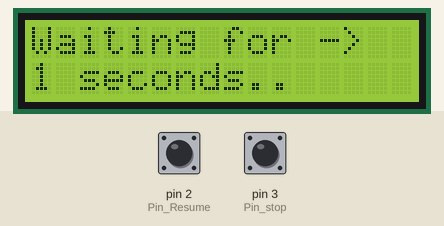
This sketch was run on a simulated Arduino Uno, built with avr-gcc and run on an emulated ATmega328P. On the bench: 16×2 character LCD. The inputs (shaded band) are chosen by the test bench; at power-on: pin 3 (Pin_stop) HIGH, pin 2 (Pin_Resume) HIGH. What the sketch prints to the serial monitor is not drawn.

Above: at 1.6 s.
1.7 s: pin 3 (Pin_stop) pulled LOW for 0.15 s
At 2.4 s:
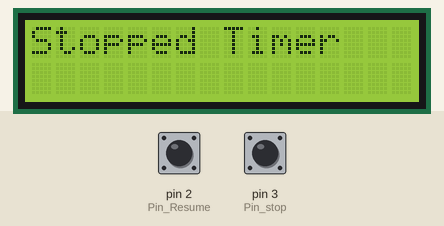
3.3 s: pin 2 (Pin_Resume) pulled LOW for 0.15 s
At 3.8 s:
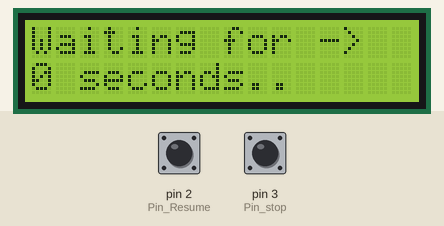
5.9 s: pin 2 (Pin_Resume) pulled LOW for 1 s
At 8.3 s:
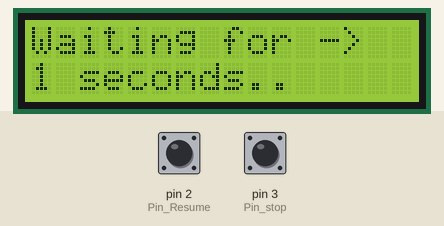
9.9 s: pin 3 (Pin_stop) pulled LOW for 1 s
At 12.1 s:
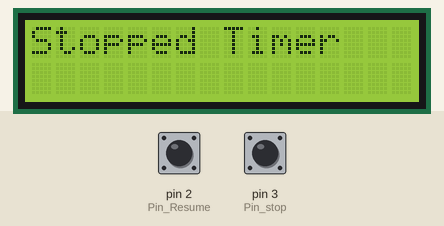
12.4 s: pin 2 (Pin_Resume) pulled LOW for 3.2 s
At 18.1 s:
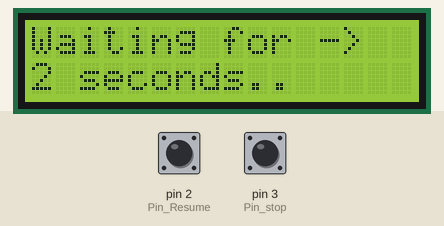
Timing chart, 0 to 19.6 s (numbered marks = the images above; inputs shaded):
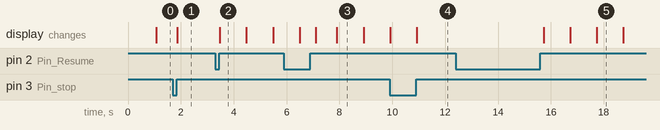

Measured:
- after the input at 1.7 s, the display: changes after 0.17 s (image 1)
- after the input at 3.3 s, the display: changes after 0.17 s (image 2)
- after the input at 9.9 s, the display: first differs from a run without the input after 1.0 s (image 4)
- after the input at 12.4 s, the display: first changes after 3.3 s (image 5 shows a later state)
- what the display in image 2 shows lasts 1.0 s, from 3.5 s to 4.5 s

The sketch:

CS362_atank2_Lab7.ino
```cpp
// Ankita Tank - 650388695

// Lab 7 - Count Down interrupts

// Description - what is this code supposed to do?
// Write a program for the arduino that utilizes interrupts.
// When no button has been pressed your 16x2 display should say something like "We have been waiting for X seconds", where X will be updated as time goes on.
// When the first button is pressed, the display should display “Interrupt received! Press button 2 to continue”
// When the user presses button 2 the display goes back to displaying "We have been waiting for X seconds", and restarts the time a 0 seconds.

// Include any assumptions you may have made, what do you expect from the hardware, pinouts, particular arduino versions, etc.
// I Assumed that this could be done with out using interrupts which is much easier

// References - where did you find code snippets, ideas, inspirations? if no references used say: "no references used"
// https://www.arduino.cc/en/Reference/attachInterrupt
// https://www.youtube.com/watch?v=sF9zetmwRZ8
// https://www.youtube.com/watch?v=CRJUdf5TTQQ
// https://www.youtube.com/watch?v=C4kM16MKINA
// http://playground.arduino.cc/Code/Interrupts

#include<LiquidCrystal.h>

//Set up LCD
LiquidCrystal lcd(12,11,5,4,6,7);

// button set up below for both interrupts
const int Pin_stop = 3;
const int Pin_Resume = 2;

//Counter to check seconds
int seconds;

//Keep time in Milliseconds
unsigned long int Time_In_MilliSeconds;
int volatile Stop_pressed;


void setup()
{
  //Set up the lcd and pins
  Serial.begin(9600);
  lcd.begin(16,2);

  //Enter
  pinMode(Pin_stop,INPUT_PULLUP);
  pinMode(Pin_Resume,INPUT_PULLUP);

  //set the constant.
  Time_In_MilliSeconds =0;
  seconds=0;
  Stop_pressed=0;

  //Interrupt pins set to rising
  attachInterrupt(digitalPinToInterrupt(Pin_stop), Func_StopTimer, RISING);
  attachInterrupt(digitalPinToInterrupt(Pin_Resume), Func_ResumeTimer, RISING);
}


void loop()
{
  if(!Stop_pressed)
  {
    updatetime();

  }
  delay(200);
}


void Func_StopTimer()
{
  //Stop button has been pressed
  Stop_pressed=1;

  //Print To LCD
  lcd.clear();
  lcd.print("Stopped Timer");

  //Serial Print To Debug
  Serial.println("Your Timer Is Stopped");

}


void Func_ResumeTimer()
{
  //Resume button has been pressed
  //Set the Stop button to 0
  Stop_pressed=0;

  //Set time in Milliseconds to compare with the counter
  Time_In_MilliSeconds=millis();

  //Serial Print To Debug
  Serial.println("Timer Resetted");
}


void updatetime()
{
  // Set a unsigned long int to the time we have in the seconds count down
  unsigned long int Current_Time_In_Milliseconds = millis()-Time_In_MilliSeconds;

  //if its not the same time
  // Clear LCD to print the seconds
  // print to lcd the cpounter
  if((Current_Time_In_Milliseconds/1000) !=seconds)
  {
    //Set seconds to the current time in seconds
    seconds=Current_Time_In_Milliseconds/1000;

    //print the second to the lcd.
    //Countdown timing
    lcd.clear();
    lcd.print("Waiting for -> ");
    lcd.setCursor(0,1);
    lcd.print(seconds);
    lcd.print(" seconds..");
  }
}
```
